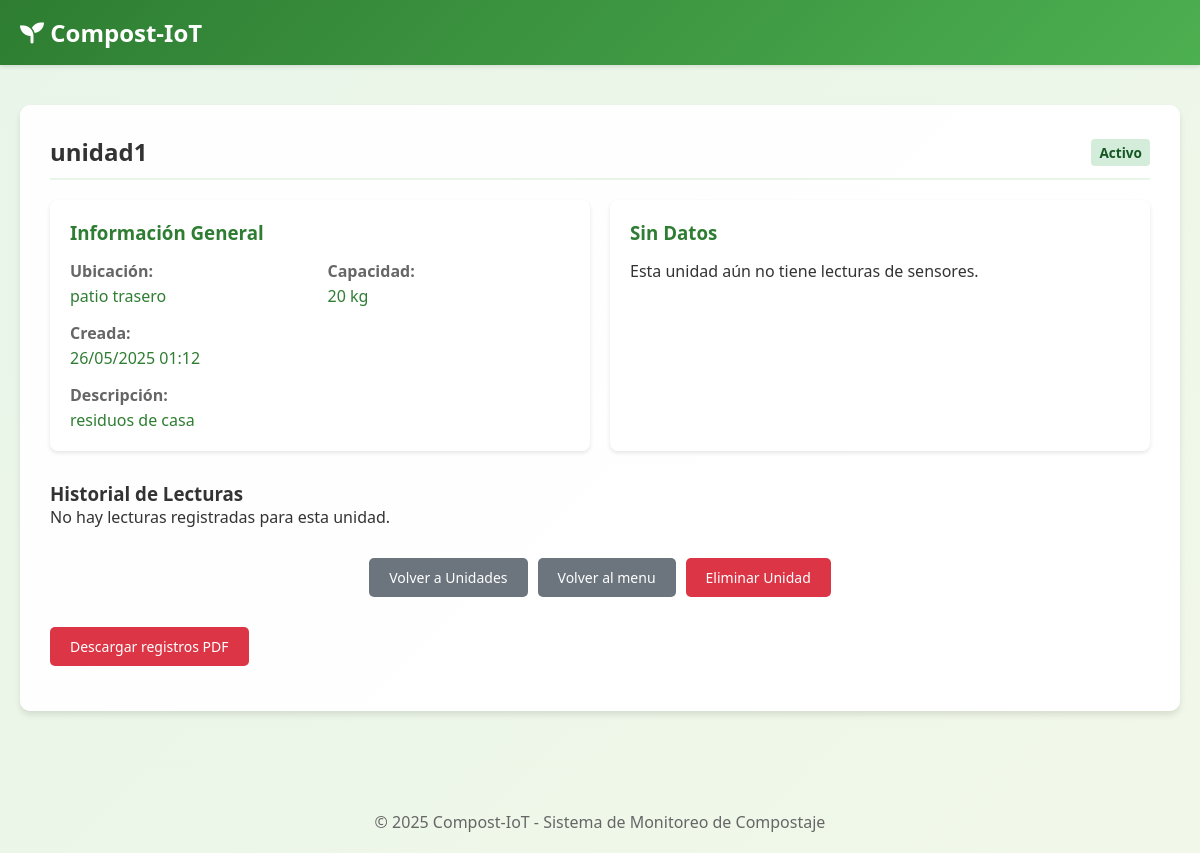
The app's page /auth/units/738b42a8-9631-415b-bdc2-0cb9ddb78aed/ (signed in) with its own data.
### authentication/models.py (models this page shows, shortened)
class CompostUnit(models.Model):
    UNIT_TYPES = [
        ('domestic', 'Doméstico'),
        ('community', 'Comunitario'),
        ('commercial', 'Comercial'),
        ('industrial', 'Industrial'),
        ('educational', 'Educativo'),
    ]
    STATUS_CHOICES = [
        ('active', 'Activo'),
        ('inactive', 'Inactivo'),
        ('maintenance', 'Mantenimiento'),
        ('full', 'Lleno'),
    ]
    id = models.UUIDField(
        primary_key=True,
        default=uuid.uuid4,
        editable=False
    )
    owner = models.ForeignKey(
        User,
        on_delete=models.CASCADE,
        related_name='compost_units',
        verbose_name='Propietario'
    )
    name = models.CharField(
        max_length=100,
        verbose_name='Nombre'
    )
    description = models.TextField(
        blank=True,
        verbose_name='Descripción'
    )
    location = models.CharField(
        max_length=200,
        verbose_name='Ubicación'
    )
    latitude = models.DecimalField(
        max_digits=9,
        decimal_places=6,
        blank=True,
        null=True,
        verbose_name='Latitud'
    )
    longitude = models.DecimalField(
        max_digits=9,
        decimal_places=6,
        blank=True,
        null=True,
        verbose_name='Longitud'
    )
    capacity = models.PositiveIntegerField(
        validators=[MinValueValidator(1)],
        verbose_name='Capacidad (kg)'
    )
    current_load = models.PositiveIntegerField(
        default=0,
        verbose_name='Carga actual (kg)'
    )
    unit_type = models.CharField(
        max_length=20,
        choices=UNIT_TYPES,
        verbose_name='Tipo de unidad'
    )
    status = models.CharField(
        max_length=20,
        choices=STATUS_CHOICES,
        default='active',
        verbose_name='Estado'
    )
    created_at = models.DateTimeField(
        auto_now_add=True,
        verbose_name='Fecha de creación'
    )
    updated_at = models.DateTimeField(
        auto_now=True,
        verbose_name='Última actualización'
    )
    is_public = models.BooleanField(
        default=False,
        verbose_name='Visible públicamente'
    )
    temperature = models.DecimalField(
        max_digits=5,
        decimal_places=2,
        blank=True,
        null=True,
        verbose_name='Temperatura (°C)'
    )
    ph_level = models.DecimalField(
        max_digits=4,
        decimal_places=2,
        blank=True,
        null=True,
        validators=[MinValueValidator(0), MaxValueValidator(14)],
        verbose_name='Nivel de pH'
    )
    moisture_level = models.PositiveIntegerField(
        blank=True,
        null=True,
        validators=[MinValueValidator(0), MaxValueValidator(100)],
        verbose_name='Nivel de humedad (%)'
    )
    def get_latest_reading(self):
        return self.readings.order_by('-timestamp').first()
    class Meta:
        verbose_name = 'Unidad de Compostaje'
        verbose_name_plural = 'Unidades de Compostaje'
        ordering = ['-created_at']

### authentication/views.py (the view)
# urls.py: path('units/<uuid:unit_id>/', views.unit_detail, name='unit_detail'),
@login_required
def unit_detail(request, unit_id):
    unit = get_object_or_404(CompostUnit, id=unit_id, owner=request.user)
    latest_reading = unit.get_latest_reading()
    recent_readings = SensorReading.objects.filter(
        compost_unit=unit,
        timestamp__gte=timezone.now() - timedelta(hours=24)
    ).order_by('timestamp')
    chart_data = prepare_chart_data(recent_readings)
    readings_list = SensorReading.objects.filter(compost_unit=unit).order_by('-timestamp')
    readings_page = Paginator(readings_list, 20).get_page(request.GET.get('page'))
    return render(request, 'authentication/unit_detail.html', {
        'unit': unit,
        'latest_reading': latest_reading,
        'recent_readings': recent_readings,
        'readings_page': readings_page,
        'chart_labels': json.dumps(chart_data['labels']),
        'temp_data': json.dumps(chart_data['temperature']),
        'humidity_data': json.dumps(chart_data['humidity']),
        'ph_data': json.dumps(chart_data['ph']),
        'oxygen_data': json.dumps(chart_data['oxygen']),
    })

### authentication/views.py (called while the page is built)
def prepare_chart_data(readings):
    labels, temperature, humidity, ph, oxygen = [], [], [], [], []
    for reading in readings:
        labels.append(reading.timestamp.strftime('%d/%m %H:%M'))
        temperature.append(float(reading.temperature))
        humidity.append(float(reading.humidity))
        ph.append(float(reading.ph))
        oxygen.append(float(reading.oxygen))
    return {
        'labels': labels,
        'temperature': temperature,
        'humidity': humidity,
        'ph': ph,
        'oxygen': oxygen,
    }

### authentication/templates/authentication/unit_detail.html (shortened to what this page needs)
{% extends 'base.html' %}
{% block content %}
<div class="dashboard-container">
    <div class="unit-header">
        <h2>{{ unit.name }}</h2>
        <div class="unit-status">
            <span class="status status-{{ unit.status }}">{{ unit.get_status_display }}</span>
        </div>
    </div>
    <div class="unit-info-section">
        <div class="info-card">
            <h3>Información General</h3>
            <div class="info-grid">
                <div class="info-item">
                    <span class="label">Ubicación:</span>
                    <span class="value">{{ unit.location }}</span>
                </div>
                <div class="info-item">
                    <span class="label">Capacidad:</span>
                    <span class="value">{{ unit.capacity }} kg</span>
                </div>
                <div class="info-item">
                    <span class="label">Creada:</span>
                    <span class="value">{{ unit.created_at|date:"d/m/Y H:i" }}</span>
                </div>
                {% if unit.description %}
                <div class="info-item full-width">
                    <span class="label">Descripción:</span>
                    <span class="value">{{ unit.description }}</span>
                </div>
                {% endif %}
            </div>
        </div>
        {% if latest_reading %}
        <div class="current-reading-card">
            <h3>Lectura Actual</h3>
            <div class="reading-grid">
                <div class="reading-item temperature">
                    <span class="icon">🌡️</span>
                    <span class="value">{{ latest_reading.temperature|floatformat:1 }}°C</span>
                    <span class="label">Temperatura</span>
                </div>
                <div class="reading-item humidity">
                    <span class="icon">💧</span>
                    <span class="value">{{ latest_reading.humidity|floatformat:1 }}%</span>
                    <span class="label">Humedad</span>
                </div>
                <div class="reading-item ph">
                    <span class="icon">⚗️</span>
                    <span class="value">{{ latest_reading.ph|floatformat:1 }}</span>
                    <span class="label">pH</span>
                </div>
                <div class="reading-item oxygen">
                    <span class="icon">🫧</span>
                    <span class="value">{{ latest_reading.oxygen|floatformat:1 }}%</span>
                    <span class="label">Oxígeno</span>
                </div>
            </div>
            <div class="reading-meta">
                <p><strong>Fase de compostaje:</strong> <span class="phase-{{ unit.get_compost_phase|lower }}">{{ unit.get_compost_phase }}</span></p>
                <p><strong>Última actualización:</strong> {{ latest_reading.timestamp|date:"d/m/Y H:i:s" }}</p>
            </div>
        </div>
        {% else %}
        <div class="no-data-card">
            <h3>Sin Datos</h3>
            <p>Esta unidad aún no tiene lecturas de sensores.</p>
        </div>
        {% endif %}
    </div>
    <div class="readings-history">
        <h3>Historial de Lecturas</h3>
        {% if readings_page %}
        <div class="readings-table">
            <table>
                <thead>
                    <tr>
                        <th>Fecha/Hora</th>
                        <th>Temperatura</th>
                        <th>Humedad</th>
                        <th>pH</th>
                        <th>Oxígeno</th>
                        <th>Fase</th>
                    </tr>
                </thead>
                <tbody>
                    {% for reading in readings_page %}
                    <tr>
                        <td>{{ reading.timestamp|date:"d/m/Y H:i" }}</td>
                        <td>{{ reading.temperature|floatformat:1 }}°C</td>
                        <td>{{ reading.humidity|floatformat:1 }}%</td>
                        <td>{{ reading.ph|floatformat:1 }}</td>
                        <td>{{ reading.oxygen|floatformat:1 }}%</td>
                        <td><span class="phase-{{ reading.get_compost_phase|lower }}">{{ reading.get_compost_phase }}</span></td>
                    </tr>
                    {% endfor %}
                </tbody>
            </table>
        </div>
        {% if readings_page.has_other_pages %}
        <div class="pagination">
            {% if readings_page.has_previous %}
            <a href="?page={{ readings_page.previous_page_number }}">&laquo; Anterior</a>
            {% endif %}
            <span>Página {{ readings_page.number }} de {{ readings_page.paginator.num_pages }}</span>
            {% if readings_page.has_next %}
            <a href="?page={{ readings_page.next_page_number }}">Siguiente &raquo;</a>
            {% endif %}
        </div>
        {% endif %}
        {% else %}
        <p>No hay lecturas registradas para esta unidad.</p>
        {% endif %}
    </div>
    <div class="unit-actions">
        <a href="{% url 'manage_units' %}" class="btn btn-secondary">Volver a Unidades</a>
        <a href="{% url 'dashboard' %}" class="btn btn-secondary">Volver al menu</a>
        <a href="{% url 'delete_unit' unit.id %}" class="btn btn-danger" onclick="return confirm('¿Está seguro de que desea eliminar esta unidad?')">Eliminar Unidad</a>
    </div>
    <a href="{% url 'export_readings_pdf' unit.id %}" class="btn btn-danger" style="margin-bottom: 15px;">
    Descargar registros PDF
</a>
</div>
{% endblock %}

### authentication/templates/authentication/unit_detail.html (style rules this page uses)
.unit-header { display: flex; justify-content: space-between; align-items: center; margin-bottom: 20px; padding-bottom: 10px; border-bottom: 2px solid #e8f5e8; }
.unit-info-section { display: grid; grid-template-columns: 1fr 1fr; gap: 20px; margin: 20px 0; }
.info-card, .current-reading-card, .no-data-card { background: white; border-radius: 8px; padding: 20px; box-shadow: 0 2px 4px rgba(0,0,0,0.1); }
.info-card h3, .current-reading-card h3, .no-data-card h3 { margin: 0 0 15px 0; color: #2e7d32; }
.info-grid { display: grid; grid-template-columns: 1fr 1fr; gap: 15px; }
.info-item { display: flex; flex-direction: column; }
.info-item.full-width { grid-column: 1 / -1; }
.info-item .label { font-weight: bold; color: #666; margin-bottom: 3px; }
.info-item .value { color: #2e7d32; }
.readings-history { margin: 30px 0; }
.unit-actions { margin: 30px 0; display: flex; gap: 10px; justify-content: center; }

### authentication/templates/base.html (style rules this page uses)
* { margin: 0; padding: 0; box-sizing: border-box; }
body { font-family: 'Segoe UI', Tahoma, Geneva, Verdana, sans-serif; background: linear-gradient(135deg, #e8f5e8 0%, #f1f8e9 100%); min-height: 100vh; color: #333; }
.dashboard-container { background: rgba(255,255,255,0.95); border-radius: 10px; padding: 30px; box-shadow: 0 4px 6px rgba(0,0,0,0.1); margin: 20px 0; }
.btn { display: inline-block; padding: 10px 20px; border: none; border-radius: 5px; text-decoration: none; cursor: pointer; transition: all 0.3s; font-size: 14px; text-align: center; }
.btn-secondary { background: #6c757d; color: white; }
.btn-danger { background: #dc3545; color: white; }
.status { padding: 4px 8px; border-radius: 4px; font-size: 0.85em; font-weight: bold; }
.status-active { background: #d4edda; color: #155724; }

### records on screen
CompostUnit: name "unidad1", status "Activo", location "patio trasero", capacity "20", created_at "26/05/2025 01:12", description "residuos de casa"
